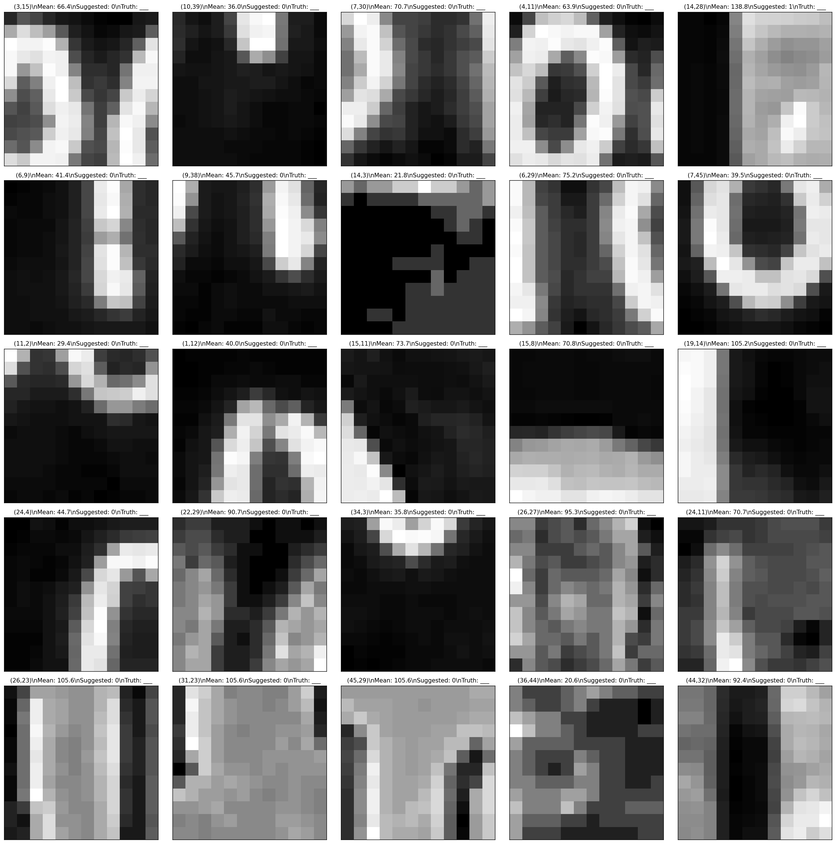
#> input picture documentation/ground_truth/annotation_sheet_1.png, 836 x 844 px, shrunk from 2953 x 2984 before the run
$ python -i systematic_extraction_research.py   (imports and definitions only)   (older library calls are emulated)
#> lines starting #> are read from the running program, lines starting #| are printed output that depends on the picture; after the words box and inside, x2 and y2 are one past the last pixel; in counts of white or black regions, pixels touching at a corner belong together
#!/usr/bin/env python3
"""
Systematic Extraction Research - Ground-up approach to get every 1 and 0
with rigorous verification and documentation for other developers.
"""

import cv2
import numpy as np
import matplotlib.pyplot as plt
import os
import json
from datetime import datetime
import pandas as pd
from pathlib import Path

class SystematicExtractor:
    """Systematic approach to extract every possible bit with verification."""

    def __init__(self, image_path):
        self.image_path = image_path
        self.original = cv2.imread(image_path)
#> self.original is the input picture: shape (844, 836, 3); min 0, max 255, mean 114.2
        self.rgb = cv2.cvtColor(self.original, cv2.COLOR_BGR2RGB)
        self.gray = cv2.cvtColor(self.original, cv2.COLOR_BGR2GRAY)

        # Research log
        self.research_log = []
        self.ground_truth = {}
        self.extraction_results = {}

        # Grid parameters - to be calibrated
        self.grid_params = {
            'row_pitch': 31,
            'col_pitch': 25,
            'row0': 1,
            'col0': 5,
            'confidence': 0.0
        }

        self.log_research("Initialized SystematicExtractor", {
            'image_shape': self.original.shape,
            'initial_grid_params': self.grid_params
        })

    def log_research(self, action, data):
        """Log research steps for other developers."""
        entry = {
            'timestamp': datetime.now().isoformat(),
            'action': action,
            'data': data
        }
        self.research_log.append(entry)
        print(f"[{datetime.now().strftime('%H:%M:%S')}] {action}")

    def manual_grid_calibration(self):
        """Manual grid calibration with systematic testing."""

        self.log_research("Starting manual grid calibration", {
            'method': 'systematic_parameter_sweep',
            'goal': 'find_optimal_grid_alignment'
        })

        # Test parameter ranges
        test_ranges = {
            'row_pitch': range(28, 35),
            'col_pitch': range(22, 28),
            'row0': range(0, 6),
            'col0': range(3, 8)
        }

        best_score = 0
        best_params = None
        test_results = []

        print("Testing grid parameter combinations...")
        total_tests = (len(test_ranges['row_pitch']) * len(test_ranges['col_pitch']) *
                      len(test_ranges['row0']) * len(test_ranges['col0']))

        test_count = 0
        for row_pitch in test_ranges['row_pitch']:
            for col_pitch in test_ranges['col_pitch']:
                for row0 in test_ranges['row0']:
                    for col0 in test_ranges['col0']:
                        test_count += 1
                        if test_count % 20 == 0:
                            print(f"Progress: {test_count}/{total_tests}")

                        score = self.evaluate_grid_alignment(row_pitch, col_pitch, row0, col0)

                        result = {
                            'row_pitch': row_pitch,
                            'col_pitch': col_pitch,
                            'row0': row0,
                            'col0': col0,
                            'score': score
                        }
                        test_results.append(result)

                        if score > best_score:
                            best_score = score
                            best_params = result

        # Update grid parameters
        if best_params:
            self.grid_params = {
                'row_pitch': best_params['row_pitch'],
                'col_pitch': best_params['col_pitch'],
                'row0': best_params['row0'],
                'col0': best_params['col0'],
                'confidence': best_score
            }

            self.log_research("Grid calibration complete", {
                'best_params': best_params,
                'best_score': best_score,
                'total_tests': len(test_results)
            })

        # Save test results
        self.save_calibration_results(test_results, best_params)

        return best_params, best_score

    def evaluate_grid_alignment(self, row_pitch, col_pitch, row0, col0):
        """Evaluate how well grid parameters align with actual image patterns."""

        # Sample multiple grid positions
        sample_positions = []
        for row in range(2, 52, 8):  # Every 8th row
            for col in range(2, 48, 8):  # Every 8th column
                center_y = row0 + row * row_pitch
                center_x = col0 + col * col_pitch

                # Check if position is within image bounds
                if (15 <= center_y < self.gray.shape[0] - 15 and
                    15 <= center_x < self.gray.shape[1] - 15):
                    sample_positions.append((center_y, center_x))

        if not sample_positions:
            return 0.0

        # Evaluate alignment quality
        alignment_scores = []
        for center_y, center_x in sample_positions:
            # Extract region around center
            region_size = min(row_pitch, col_pitch) // 2
            y1 = center_y - region_size // 2
            y2 = center_y + region_size // 2
            x1 = center_x - region_size // 2
            x2 = center_x + region_size // 2

            if (y1 >= 0 and y2 < self.gray.shape[0] and
                x1 >= 0 and x2 < self.gray.shape[1]):

                region = self.gray[y1:y2, x1:x2]

                # Calculate structure score
                # Higher variance = more structured content
                variance_score = np.var(region) / 1000.0

                # Edge density score
                edges = cv2.Canny(region, 30, 100)
                edge_score = np.sum(edges > 0) / edges.size

                # Gradient magnitude score
                grad_x = cv2.Sobel(region, cv2.CV_64F, 1, 0, ksize=3)
                grad_y = cv2.Sobel(region, cv2.CV_64F, 0, 1, ksize=3)
                grad_magnitude = np.sqrt(grad_x**2 + grad_y**2)
                gradient_score = np.mean(grad_magnitude) / 100.0

                # Combined score
                combined_score = variance_score + edge_score + gradient_score
                alignment_scores.append(combined_score)

        return np.mean(alignment_scores) if alignment_scores else 0.0

    def save_calibration_results(self, test_results, best_params):
        """Save calibration results for analysis."""

        os.makedirs("documentation/calibration", exist_ok=True)

        # Save detailed results
        with open("documentation/calibration/grid_calibration_results.json", "w") as f:
            json.dump({
                'timestamp': datetime.now().isoformat(),
                'best_params': best_params,
                'all_results': test_results,
                'methodology': 'systematic_parameter_sweep'
            }, f, indent=2)

        # Create visualization
        self.visualize_calibration_results(test_results, best_params)

    def visualize_calibration_results(self, test_results, best_params):
        """Create visualization of calibration results."""

        if not test_results:
            return

        # Create heatmap of scores
        fig, axes = plt.subplots(2, 2, figsize=(15, 12))

        # Group results by parameter pairs
        pitch_scores = {}
        origin_scores = {}

        for result in test_results:
            pitch_key = (result['row_pitch'], result['col_pitch'])
            origin_key = (result['row0'], result['col0'])

            if pitch_key not in pitch_scores:
                pitch_scores[pitch_key] = []
            if origin_key not in origin_scores:
                origin_scores[origin_key] = []

            pitch_scores[pitch_key].append(result['score'])
            origin_scores[origin_key].append(result['score'])

        # Average scores
        pitch_avg = {k: np.mean(v) for k, v in pitch_scores.items()}
        origin_avg = {k: np.mean(v) for k, v in origin_scores.items()}

        # Plot 1: Best parameters overlay
        overlay = self.rgb.copy()
        if best_params:
            # Draw grid with best parameters
            for row in range(0, 54, 3):
                y = best_params['row0'] + row * best_params['row_pitch']
                if 0 <= y < overlay.shape[0]:
                    cv2.line(overlay, (0, y), (overlay.shape[1], y), (255, 0, 0), 1)
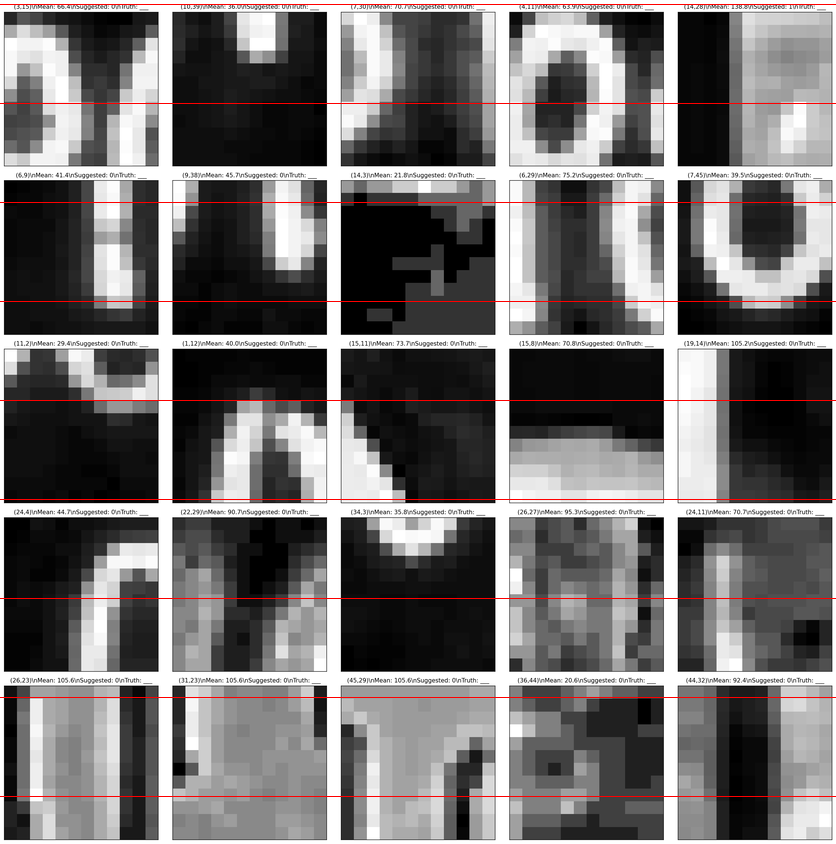
#> overlay: shape (844, 836, 3); 1.07% of pixels changed, all inside (x1, y1, x2, y2) = (0, 4, 836, 797)

            for col in range(0, 50, 3):
                x = best_params['col0'] + col * best_params['col_pitch']
                if 0 <= x < overlay.shape[1]:
                    cv2.line(overlay, (x, 0), (x, overlay.shape[0]), (255, 0, 0), 1)
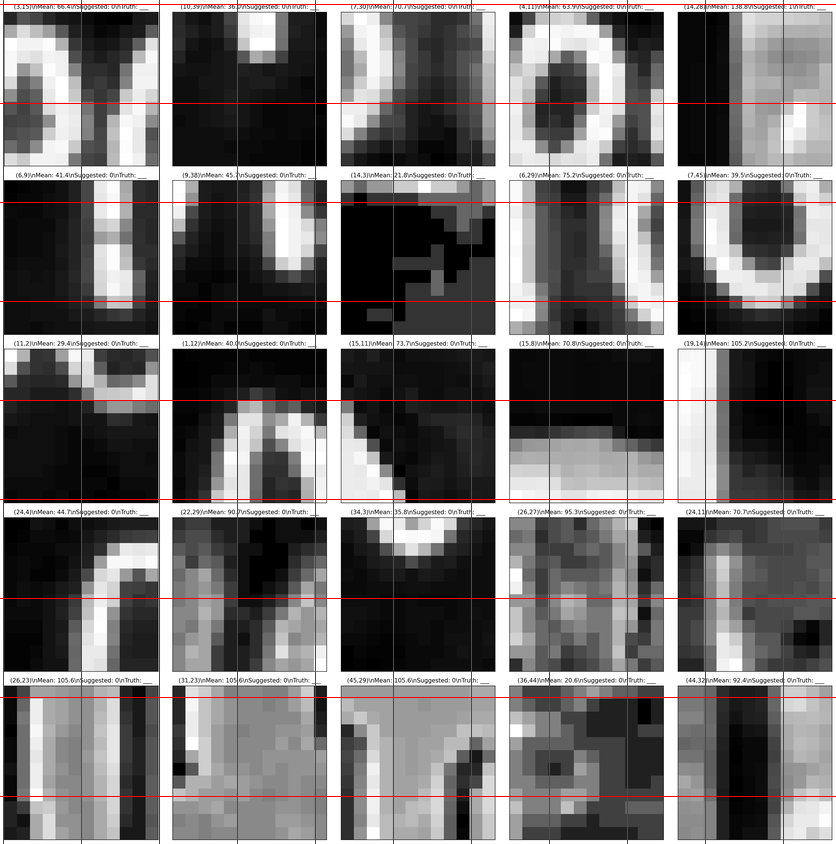
#> overlay: shape (844, 836, 3); 1.3% of pixels changed, all inside (x1, y1, x2, y2) = (3, 0, 784, 844)

        axes[0, 0].imshow(overlay)
        axes[0, 0].set_title(f'Best Grid Parameters\nScore: {best_params["score"]:.3f}' if best_params else 'No Best Params')
        axes[0, 0].axis('off')

        # Plot 2: Score distribution
        scores = [r['score'] for r in test_results]
        axes[0, 1].hist(scores, bins=20, alpha=0.7)
        axes[0, 1].set_title('Score Distribution')
        axes[0, 1].set_xlabel('Alignment Score')
        axes[0, 1].set_ylabel('Frequency')
        axes[0, 1].axvline(best_params['score'] if best_params else 0, color='red', linestyle='--', label='Best Score')
        axes[0, 1].legend()

        # Plot 3: Top 10 results
        top_results = sorted(test_results, key=lambda x: x['score'], reverse=True)[:10]
        param_labels = [f"({r['row_pitch']},{r['col_pitch']},{r['row0']},{r['col0']})" for r in top_results]
        param_scores = [r['score'] for r in top_results]

        axes[1, 0].barh(range(len(param_labels)), param_scores)
        axes[1, 0].set_yticks(range(len(param_labels)))
        axes[1, 0].set_yticklabels(param_labels, fontsize=8)
        axes[1, 0].set_title('Top 10 Parameter Combinations')
        axes[1, 0].set_xlabel('Score')

        # Plot 4: Parameter sensitivity
        row_pitches = sorted(set(r['row_pitch'] for r in test_results))
        pitch_avg_scores = [np.mean([r['score'] for r in test_results if r['row_pitch'] == rp]) for rp in row_pitches]

        axes[1, 1].plot(row_pitches, pitch_avg_scores, 'o-', label='Row Pitch')
        axes[1, 1].set_xlabel('Row Pitch')
        axes[1, 1].set_ylabel('Average Score')
        axes[1, 1].set_title('Parameter Sensitivity')
        axes[1, 1].legend()
        axes[1, 1].grid(True)

        plt.tight_layout()
        plt.savefig("documentation/calibration/calibration_analysis.png", dpi=150, bbox_inches='tight')
        plt.close()

        self.log_research("Calibration visualization saved", {
            'file': 'documentation/calibration/calibration_analysis.png',
            'top_score': max(scores) if scores else 0
        })
#> (the rest of the program and of its run is left out)
